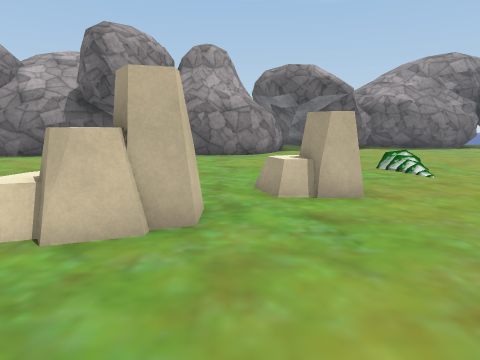
[1] (above)

16 first-person views from a walk through a 3-D level made in the Unity game engine. The camera is 1.3 m above the floor, tilts 10° down and sees 75° across. The floor is counted in squares, 1 m on a side. Each view is taken from the middle of a square. On the plan, view 1 faces up. The plan holds only what a view shows up to about 14 squares ahead; the rest is blank. The place goes on beyond the plan. Some animated figures are not drawn. Some surface patterns are stand-ins.

[2]
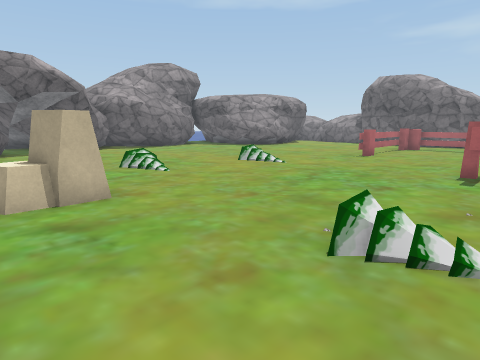

[3]
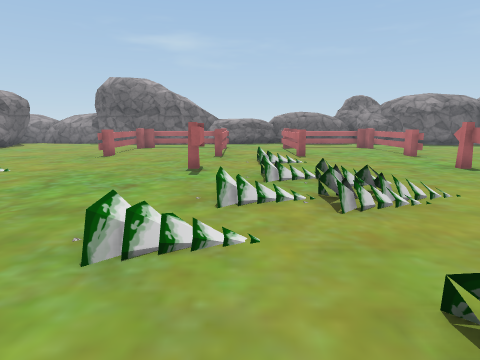

[4]
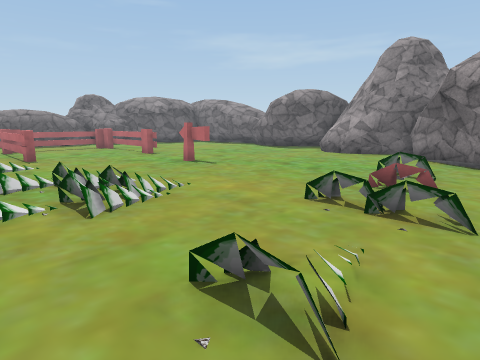

[5]
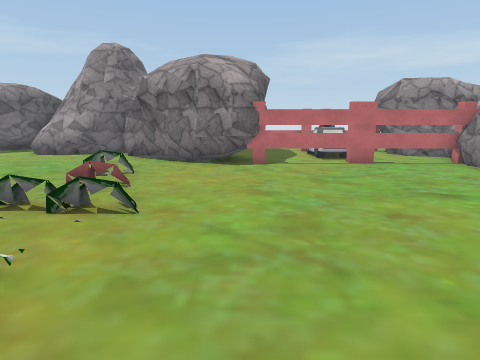

[6]
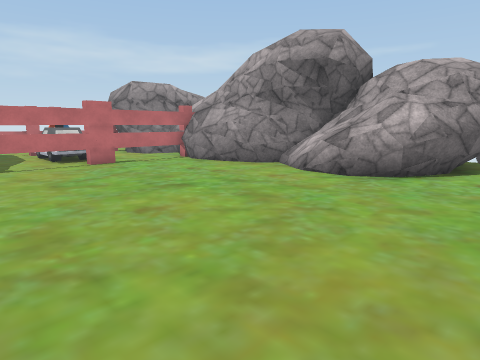

[7]
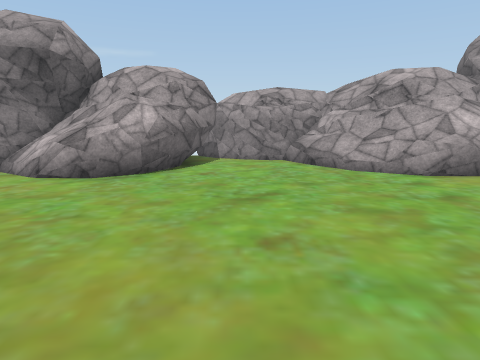

[8]
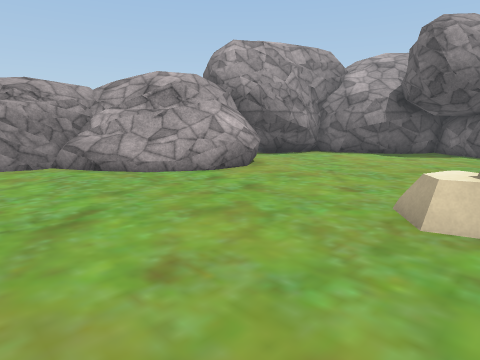

[9]
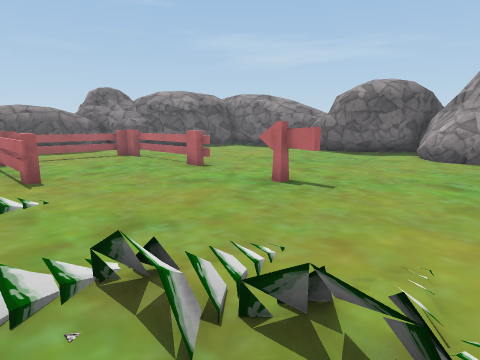

[10]
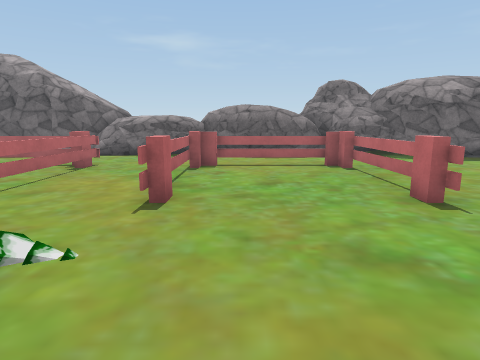

[11]
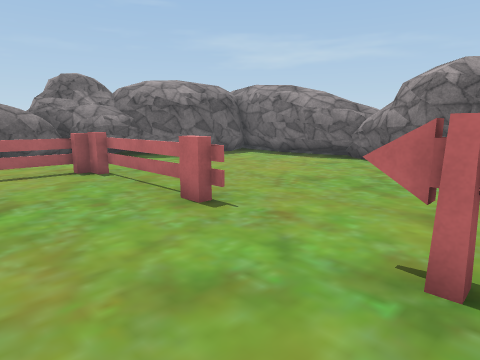

[12]
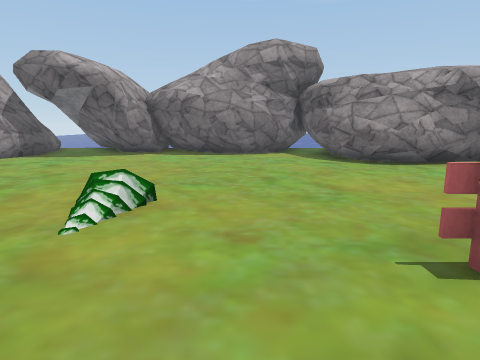

[13]
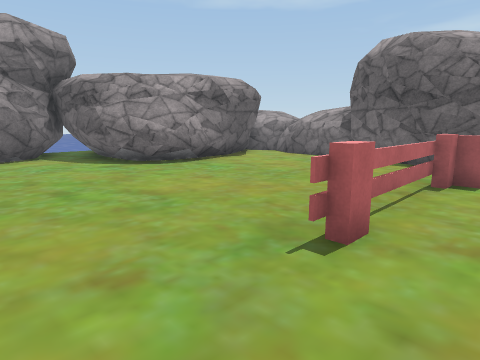

[14]
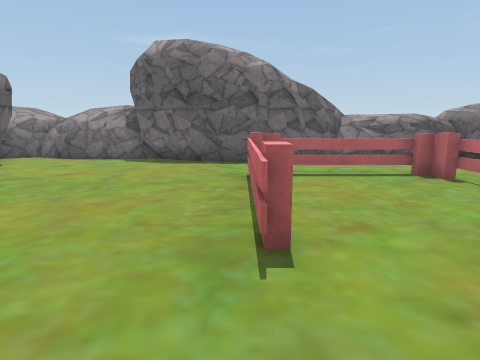

[15]
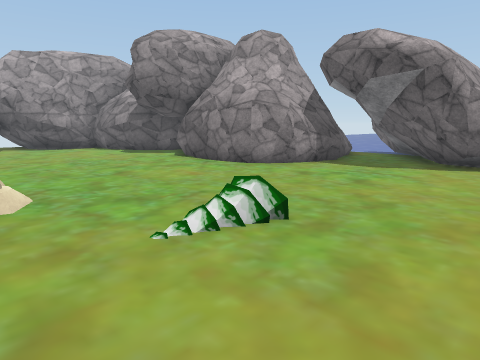

[16]
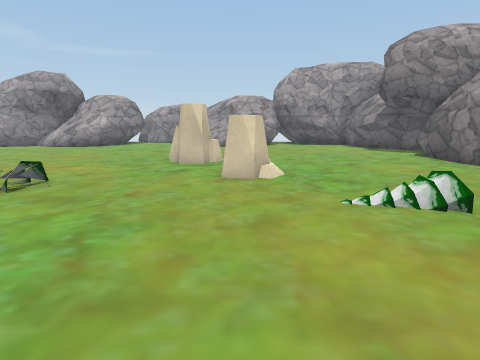

### Floor plan
Key: @ floor where view 1 was taken; # wall or solid block; . main floor; : floor 0.25 m higher than the main floor; + floor 0.75 m higher than the main floor; / step, stairs or slope; = window, fence, low wall or low ledge; ^ raised ledge; R rock; F fence; C car; O other object.
Columns run from 15 left of view 1 to 24 right of it. Each row starts with its distance up from view 1.
 18                  ####       ##
 17                  #.###########
 16          #      ##...........##
 15         ####    ##...........##      #^^
 14         #..######.............#########^
 13      ####......................=#....=^^
 12      #...............................#^
 11      #...............................#^
 10     ##...............................##
  9    ##...............O................#
  8   RRRR..................O...........##
  7    R  R.........RR....../...........##
  6   RRR R.....  ..RR..........OOOOOO..#
  5  RRR  R.....RRR..................O..#
  4  RR   ......RRR..................O..##
  3  RR //...........................O...#
  2 RRR+.............................O...RR
  1 RRR................O....OO..OOOOOO...RRR
  0 RRR............@.....O...............RR
 -1 RRRRR...........O......O..O........ RR
 -2  RRRRR..............OOO/../.OOOOO..  R
 -3    RRRR...............:......O...O.. R
 -4    RRRR..........................O..RRR
 -5    RRRR.........OO...............O..RR
 -6    R##=..........................O..RR
 -7      #=.......... ......OO..OOOOOO..RRRR
 -8      ##...........O................  RRR
 -9       #.........................    RRR
-10       #=......................... ..#
-11       ##FFFFF####..................##
-12       #...CC.   ##.................##
-13      ###. CC.    ###...............#
-14        #   C.      #.###..........
-15             .      #####=RRRRR.###
-16         FFFFOO         ##RRRR####
-17                         #R

Where each view was taken, in squares from view 1:
view 1: 0 up, 0 right, facing up
view 2: 0 up, 0 right, facing up-right
view 3: 0 up, 0 right, facing right
view 4: 0 up, 0 right, facing down-right
view 5: 0 up, 1 left, facing down
view 6: 0 up, 1 left, facing down-left
view 7: 0 up, 1 left, facing left
view 8: 1 down, 2 left, facing up-left
view 9: 1 down, 5 right, facing down-right
view 10: 4 down, 8 right, facing right
view 11: 4 down, 9 right, facing down-right
view 12: 3 up, 11 right, facing up
view 13: 4 up, 10 right, facing up-right
view 14: 6 up, 10 right, facing right
view 15: 6 up, 8 right, facing up-left
view 16: 6 up, 10 right, facing left
